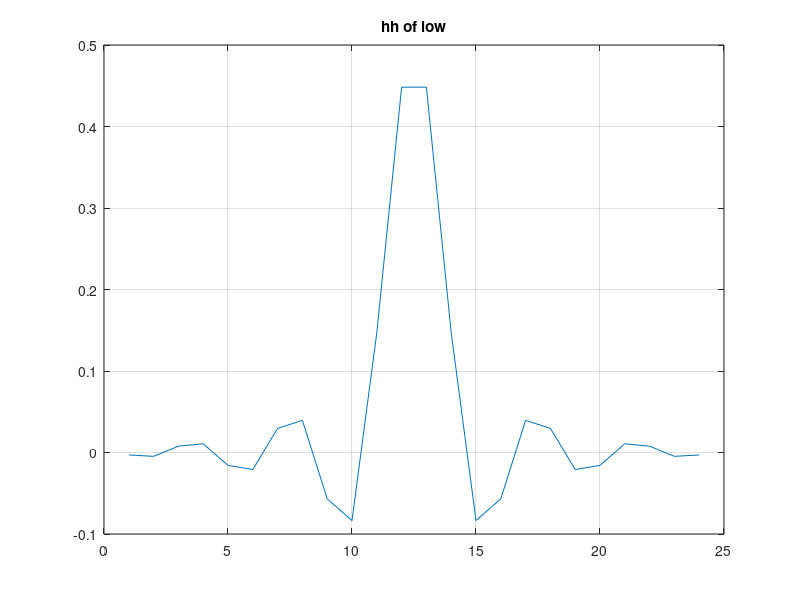
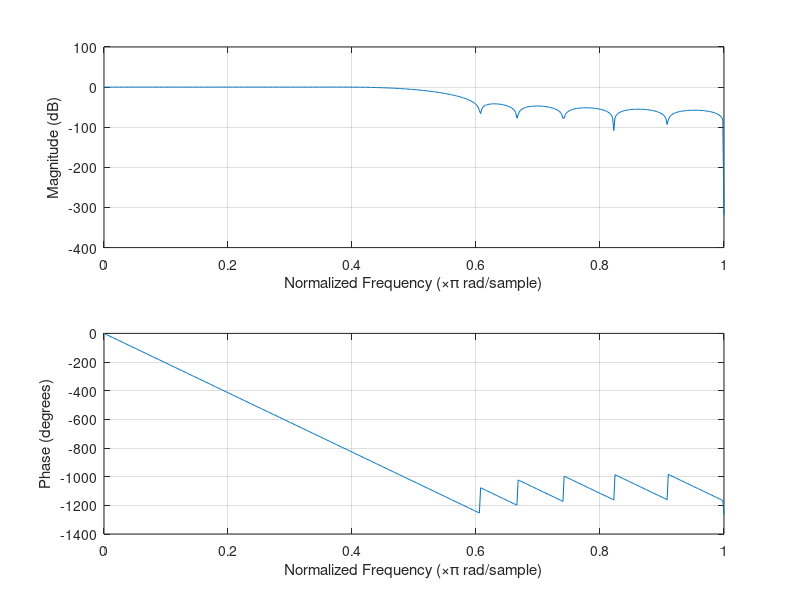
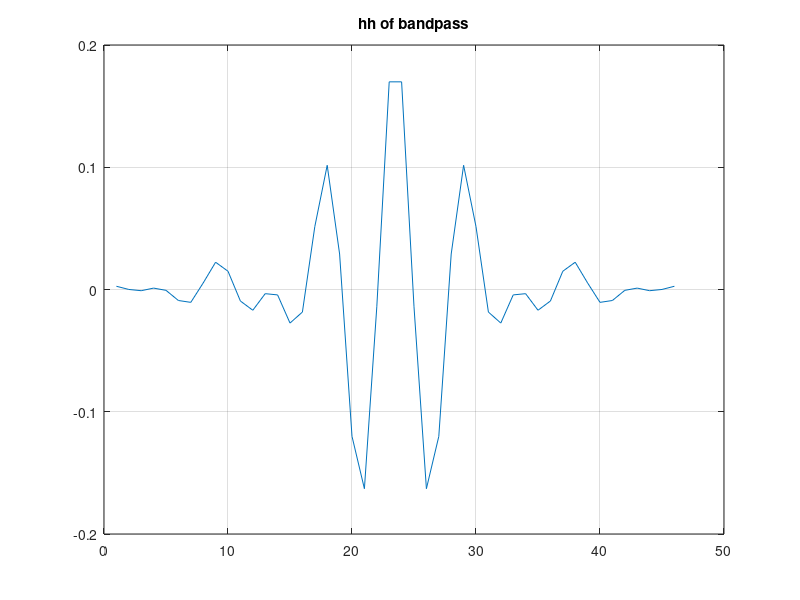
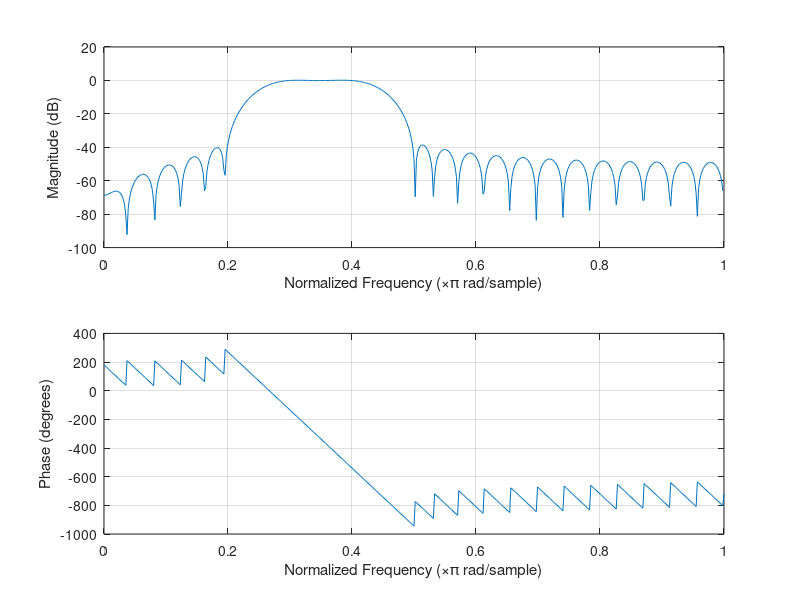

Source code (MATLAB) for these figures, in order:
clc;clear;
%% high pass
fsamp = 1000; % sample freq
fcuts = [200 300]; % cutoff
mags = [1 0]; % lowpass
devs = [0.01 0.01]; % ripple

[n,Wn,beta,ftype] = kaiserord(fcuts,mags,devs,fsamp); % beta is important. Wn = 0.5
hh = fir1(n,Wn,ftype,kaiser(n+1,beta),'noscale'); % n is order, 

figure;
plot(hh); grid on; title('hh of low');
figure;
freqz(hh)

%% bandpass
fsamp = 2000; % sample freq
fcuts = [200 300 400 500]; % cutoff
mags = [0 1 0]; % bandpass
devs = [0.01 0.01 0.01]; % ripple

[n,Wn,beta,ftype] = kaiserord(fcuts,mags,devs,fsamp); % beta is important
hh = fir1(n,Wn,ftype,kaiser(n+1,beta),'noscale'); % n is order, 

figure;
plot(hh); grid on; title('hh of bandpass');
figure;
freqz(hh)

